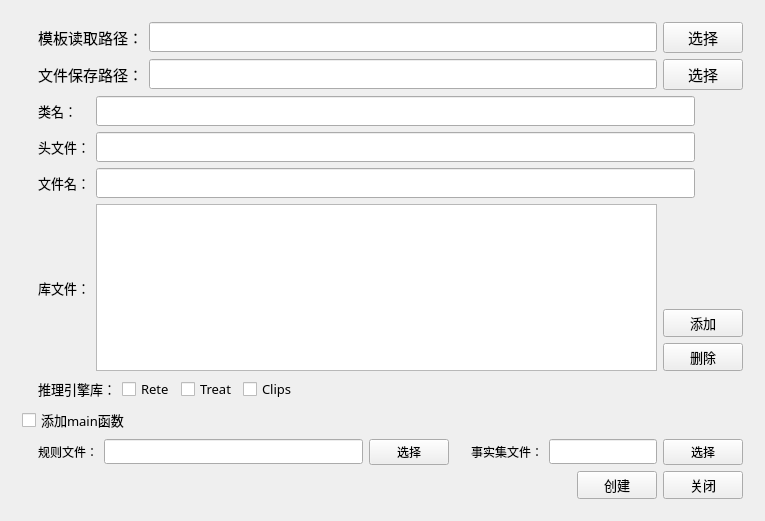
<?xml version="1.0" encoding="UTF-8"?>
<ui version="4.0">
 <class>MainWindow</class>
 <widget class="QMainWindow" name="MainWindow">
  <property name="geometry">
   <rect>
    <x>0</x>
    <y>0</y>
    <width>765</width>
    <height>521</height>
   </rect>
  </property>
  <property name="windowTitle">
   <string>MainWindow</string>
  </property>
  <property name="windowIcon">
   <iconset resource="source.qrc">
    <normaloff>:/image/icon.png</normaloff>:/image/icon.png</iconset>
  </property>
  <widget class="QWidget" name="centralWidget">
   <layout class="QGridLayout" name="gridLayout_2">
    <item row="0" column="0">
     <widget class="QStackedWidget" name="stackedWidget">
      <property name="styleSheet">
       <string notr="true"/>
      </property>
      <property name="currentIndex">
       <number>0</number>
      </property>
      <widget class="QWidget" name="page_3">
       <layout class="QGridLayout" name="gridLayout_3">
        <item row="0" column="0" colspan="2">
         <layout class="QHBoxLayout" name="horizontalLayout">
          <property name="leftMargin">
           <number>0</number>
          </property>
          <property name="topMargin">
           <number>0</number>
          </property>
          <property name="rightMargin">
           <number>0</number>
          </property>
          <property name="bottomMargin">
           <number>0</number>
          </property>
          <item>
           <widget class="QLabel" name="label_13">
            <property name="sizePolicy">
             <sizepolicy hsizetype="Minimum" vsizetype="Minimum">
              <horstretch>0</horstretch>
              <verstretch>0</verstretch>
             </sizepolicy>
            </property>
            <property name="minimumSize">
             <size>
              <width>10</width>
              <height>10</height>
             </size>
            </property>
            <property name="maximumSize">
             <size>
              <width>15</width>
              <height>15</height>
             </size>
            </property>
            <property name="font">
             <font>
              <family>微软雅黑</family>
              <pointsize>11</pointsize>
             </font>
            </property>
            <property name="text">
             <string notr="true"/>
            </property>
            <property name="pixmap">
             <pixmap resource="source.qrc">:/image/status.png</pixmap>
            </property>
            <property name="scaledContents">
             <bool>true</bool>
            </property>
           </widget>
          </item>
          <item>
           <widget class="QLabel" name="label_2">
            <property name="sizePolicy">
             <sizepolicy hsizetype="Preferred" vsizetype="Expanding">
              <horstretch>0</horstretch>
              <verstretch>0</verstretch>
             </sizepolicy>
            </property>
            <property name="font">
             <font>
              <family>微软雅黑</family>
              <pointsize>11</pointsize>
             </font>
            </property>
            <property name="text">
             <string>模板读取路径：</string>
            </property>
           </widget>
          </item>
          <item>
           <widget class="QLineEdit" name="modelPostion">
            <property name="sizePolicy">
             <sizepolicy hsizetype="Expanding" vsizetype="Fixed">
              <horstretch>0</horstretch>
              <verstretch>0</verstretch>
             </sizepolicy>
            </property>
            <property name="minimumSize">
             <size>
              <width>0</width>
              <height>30</height>
             </size>
            </property>
           </widget>
          </item>
          <item>
           <widget class="QPushButton" name="choose_p">
            <property name="sizePolicy">
             <sizepolicy hsizetype="Minimum" vsizetype="Fixed">
              <horstretch>0</horstretch>
              <verstretch>0</verstretch>
             </sizepolicy>
            </property>
            <property name="font">
             <font>
              <family>微软雅黑</family>
              <pointsize>11</pointsize>
             </font>
            </property>
            <property name="text">
             <string>选择</string>
            </property>
           </widget>
          </item>
         </layout>
        </item>
        <item row="1" column="0" colspan="2">
         <layout class="QHBoxLayout" name="horizontalLayout_11">
          <property name="leftMargin">
           <number>0</number>
          </property>
          <property name="topMargin">
           <number>0</number>
          </property>
          <property name="rightMargin">
           <number>0</number>
          </property>
          <property name="bottomMargin">
           <number>0</number>
          </property>
          <item>
           <widget class="QLabel" name="label_12">
            <property name="sizePolicy">
             <sizepolicy hsizetype="Minimum" vsizetype="Minimum">
              <horstretch>0</horstretch>
              <verstretch>0</verstretch>
             </sizepolicy>
            </property>
            <property name="minimumSize">
             <size>
              <width>10</width>
              <height>10</height>
             </size>
            </property>
            <property name="maximumSize">
             <size>
              <width>15</width>
              <height>15</height>
             </size>
            </property>
            <property name="font">
             <font>
              <family>微软雅黑</family>
              <pointsize>11</pointsize>
             </font>
            </property>
            <property name="text">
             <string notr="true"/>
            </property>
            <property name="pixmap">
             <pixmap resource="source.qrc">:/image/status.png</pixmap>
            </property>
            <property name="scaledContents">
             <bool>true</bool>
            </property>
           </widget>
          </item>
          <item>
           <widget class="QLabel" name="label_11">
            <property name="sizePolicy">
             <sizepolicy hsizetype="Preferred" vsizetype="Expanding">
              <horstretch>0</horstretch>
              <verstretch>0</verstretch>
             </sizepolicy>
            </property>
            <property name="font">
             <font>
              <family>微软雅黑</family>
              <pointsize>11</pointsize>
             </font>
            </property>
            <property name="text">
             <string>文件保存路径：</string>
            </property>
           </widget>
          </item>
          <item>
           <widget class="QLineEdit" name="savePostion">
            <property name="sizePolicy">
             <sizepolicy hsizetype="Expanding" vsizetype="Fixed">
              <horstretch>0</horstretch>
              <verstretch>0</verstretch>
             </sizepolicy>
            </property>
            <property name="minimumSize">
             <size>
              <width>0</width>
              <height>30</height>
             </size>
            </property>
           </widget>
          </item>
          <item>
           <widget class="QPushButton" name="choose_m">
            <property name="sizePolicy">
             <sizepolicy hsizetype="Minimum" vsizetype="Fixed">
              <horstretch>0</horstretch>
              <verstretch>0</verstretch>
             </sizepolicy>
            </property>
            <property name="font">
             <font>
              <family>微软雅黑</family>
              <pointsize>11</pointsize>
             </font>
            </property>
            <property name="text">
             <string>选择</string>
            </property>
           </widget>
          </item>
         </layout>
        </item>
        <item row="2" column="0" colspan="2">
         <layout class="QHBoxLayout" name="horizontalLayout_6">
          <property name="rightMargin">
           <number>48</number>
          </property>
          <item>
           <layout class="QGridLayout" name="gridLayout">
            <item row="0" column="2">
             <widget class="QLineEdit" name="classname">
              <property name="sizePolicy">
               <sizepolicy hsizetype="Expanding" vsizetype="Fixed">
                <horstretch>0</horstretch>
                <verstretch>0</verstretch>
               </sizepolicy>
              </property>
              <property name="minimumSize">
               <size>
                <width>0</width>
                <height>30</height>
               </size>
              </property>
             </widget>
            </item>
            <item row="2" column="2">
             <widget class="QLineEdit" name="name_h">
              <property name="sizePolicy">
               <sizepolicy hsizetype="Expanding" vsizetype="Fixed">
                <horstretch>0</horstretch>
                <verstretch>0</verstretch>
               </sizepolicy>
              </property>
              <property name="minimumSize">
               <size>
                <width>0</width>
                <height>30</height>
               </size>
              </property>
             </widget>
            </item>
            <item row="3" column="1">
             <widget class="QLabel" name="label_4">
              <property name="font">
               <font>
                <family>微软雅黑</family>
                <pointsize>10</pointsize>
               </font>
              </property>
              <property name="text">
               <string>文件名：</string>
              </property>
             </widget>
            </item>
            <item row="2" column="1">
             <widget class="QLabel" name="label_3">
              <property name="font">
               <font>
                <family>微软雅黑</family>
                <pointsize>10</pointsize>
               </font>
              </property>
              <property name="text">
               <string>头文件：</string>
              </property>
             </widget>
            </item>
            <item row="3" column="2">
             <widget class="QLineEdit" name="name_cpp">
              <property name="sizePolicy">
               <sizepolicy hsizetype="Expanding" vsizetype="Fixed">
                <horstretch>0</horstretch>
                <verstretch>0</verstretch>
               </sizepolicy>
              </property>
              <property name="minimumSize">
               <size>
                <width>0</width>
                <height>30</height>
               </size>
              </property>
             </widget>
            </item>
            <item row="0" column="1">
             <widget class="QLabel" name="label">
              <property name="font">
               <font>
                <family>微软雅黑</family>
                <pointsize>10</pointsize>
               </font>
              </property>
              <property name="text">
               <string>类名：</string>
              </property>
             </widget>
            </item>
            <item row="0" column="0">
             <widget class="QLabel" name="label_14">
              <property name="sizePolicy">
               <sizepolicy hsizetype="Minimum" vsizetype="Minimum">
                <horstretch>0</horstretch>
                <verstretch>0</verstretch>
               </sizepolicy>
              </property>
              <property name="minimumSize">
               <size>
                <width>10</width>
                <height>10</height>
               </size>
              </property>
              <property name="maximumSize">
               <size>
                <width>15</width>
                <height>15</height>
               </size>
              </property>
              <property name="font">
               <font>
                <family>微软雅黑</family>
                <pointsize>11</pointsize>
               </font>
              </property>
              <property name="text">
               <string notr="true"/>
              </property>
              <property name="pixmap">
               <pixmap resource="source.qrc">:/image/status.png</pixmap>
              </property>
              <property name="scaledContents">
               <bool>true</bool>
              </property>
             </widget>
            </item>
            <item row="2" column="0">
             <widget class="QLabel" name="label_15">
              <property name="sizePolicy">
               <sizepolicy hsizetype="Minimum" vsizetype="Minimum">
                <horstretch>0</horstretch>
                <verstretch>0</verstretch>
               </sizepolicy>
              </property>
              <property name="minimumSize">
               <size>
                <width>10</width>
                <height>10</height>
               </size>
              </property>
              <property name="maximumSize">
               <size>
                <width>15</width>
                <height>15</height>
               </size>
              </property>
              <property name="font">
               <font>
                <family>微软雅黑</family>
                <pointsize>11</pointsize>
               </font>
              </property>
              <property name="text">
               <string notr="true"/>
              </property>
              <property name="pixmap">
               <pixmap resource="source.qrc">:/image/status.png</pixmap>
              </property>
              <property name="scaledContents">
               <bool>true</bool>
              </property>
             </widget>
            </item>
            <item row="3" column="0">
             <widget class="QLabel" name="label_18">
              <property name="sizePolicy">
               <sizepolicy hsizetype="Minimum" vsizetype="Minimum">
                <horstretch>0</horstretch>
                <verstretch>0</verstretch>
               </sizepolicy>
              </property>
              <property name="minimumSize">
               <size>
                <width>10</width>
                <height>10</height>
               </size>
              </property>
              <property name="maximumSize">
               <size>
                <width>15</width>
                <height>15</height>
               </size>
              </property>
              <property name="font">
               <font>
                <family>微软雅黑</family>
                <pointsize>11</pointsize>
               </font>
              </property>
              <property name="text">
               <string notr="true"/>
              </property>
              <property name="pixmap">
               <pixmap resource="source.qrc">:/image/status.png</pixmap>
              </property>
              <property name="scaledContents">
               <bool>true</bool>
              </property>
             </widget>
            </item>
           </layout>
          </item>
         </layout>
        </item>
        <item row="4" column="0">
         <layout class="QHBoxLayout" name="horizontalLayout_13" stretch="0,0,0,0,0">
          <property name="leftMargin">
           <number>0</number>
          </property>
          <property name="topMargin">
           <number>0</number>
          </property>
          <property name="rightMargin">
           <number>0</number>
          </property>
          <property name="bottomMargin">
           <number>0</number>
          </property>
          <item>
           <widget class="QLabel" name="label_20">
            <property name="sizePolicy">
             <sizepolicy hsizetype="Minimum" vsizetype="Minimum">
              <horstretch>0</horstretch>
              <verstretch>0</verstretch>
             </sizepolicy>
            </property>
            <property name="minimumSize">
             <size>
              <width>10</width>
              <height>10</height>
             </size>
            </property>
            <property name="maximumSize">
             <size>
              <width>15</width>
              <height>15</height>
             </size>
            </property>
            <property name="font">
             <font>
              <family>微软雅黑</family>
              <pointsize>11</pointsize>
             </font>
            </property>
            <property name="text">
             <string notr="true"/>
            </property>
            <property name="pixmap">
             <pixmap resource="source.qrc">:/image/status.png</pixmap>
            </property>
            <property name="scaledContents">
             <bool>true</bool>
            </property>
           </widget>
          </item>
          <item>
           <widget class="QLabel" name="label_16">
            <property name="sizePolicy">
             <sizepolicy hsizetype="Preferred" vsizetype="Fixed">
              <horstretch>0</horstretch>
              <verstretch>0</verstretch>
             </sizepolicy>
            </property>
            <property name="font">
             <font>
              <family>微软雅黑</family>
              <pointsize>10</pointsize>
             </font>
            </property>
            <property name="text">
             <string>推理引擎库：</string>
            </property>
           </widget>
          </item>
          <item>
           <widget class="QCheckBox" name="checkBox_1">
            <property name="font">
             <font>
              <family>微软雅黑</family>
              <pointsize>10</pointsize>
             </font>
            </property>
            <property name="text">
             <string>Rete</string>
            </property>
           </widget>
          </item>
          <item>
           <widget class="QCheckBox" name="checkBox_2">
            <property name="font">
             <font>
              <family>微软雅黑</family>
              <pointsize>10</pointsize>
             </font>
            </property>
            <property name="text">
             <string>Treat</string>
            </property>
           </widget>
          </item>
          <item>
           <widget class="QCheckBox" name="checkBox_3">
            <property name="font">
             <font>
              <family>微软雅黑</family>
              <pointsize>10</pointsize>
             </font>
            </property>
            <property name="text">
             <string>Clips</string>
            </property>
           </widget>
          </item>
         </layout>
        </item>
        <item row="3" column="0" colspan="2">
         <layout class="QHBoxLayout" name="horizontalLayout_2">
          <item>
           <widget class="QLabel" name="label_19">
            <property name="sizePolicy">
             <sizepolicy hsizetype="Minimum" vsizetype="Minimum">
              <horstretch>0</horstretch>
              <verstretch>0</verstretch>
             </sizepolicy>
            </property>
            <property name="minimumSize">
             <size>
              <width>10</width>
              <height>10</height>
             </size>
            </property>
            <property name="maximumSize">
             <size>
              <width>15</width>
              <height>15</height>
             </size>
            </property>
            <property name="font">
             <font>
              <family>微软雅黑</family>
              <pointsize>11</pointsize>
             </font>
            </property>
            <property name="text">
             <string notr="true"/>
            </property>
            <property name="pixmap">
             <pixmap resource="source.qrc">:/image/status.png</pixmap>
            </property>
            <property name="scaledContents">
             <bool>true</bool>
            </property>
           </widget>
          </item>
          <item>
           <widget class="QLabel" name="label_5">
            <property name="font">
             <font>
              <family>微软雅黑</family>
              <pointsize>10</pointsize>
             </font>
            </property>
            <property name="text">
             <string>库文件：</string>
            </property>
           </widget>
          </item>
          <item>
           <widget class="QListWidget" name="listWidget">
            <property name="minimumSize">
             <size>
              <width>50</width>
              <height>50</height>
             </size>
            </property>
           </widget>
          </item>
          <item>
           <layout class="QVBoxLayout" name="verticalLayout">
            <item>
             <spacer name="verticalSpacer_4">
              <property name="orientation">
               <enum>Qt::Vertical</enum>
              </property>
              <property name="sizeHint" stdset="0">
               <size>
                <width>20</width>
                <height>40</height>
               </size>
              </property>
             </spacer>
            </item>
            <item>
             <widget class="QPushButton" name="add_lib">
              <property name="font">
               <font>
                <family>微软雅黑</family>
                <pointsize>10</pointsize>
               </font>
              </property>
              <property name="text">
               <string>添加</string>
              </property>
             </widget>
            </item>
            <item>
             <widget class="QPushButton" name="del_lib">
              <property name="font">
               <font>
                <family>微软雅黑</family>
                <pointsize>10</pointsize>
               </font>
              </property>
              <property name="text">
               <string>删除</string>
              </property>
             </widget>
            </item>
           </layout>
          </item>
         </layout>
        </item>
        <item row="5" column="0">
         <widget class="QCheckBox" name="checkBox">
          <property name="font">
           <font>
            <family>微软雅黑</family>
            <pointsize>10</pointsize>
           </font>
          </property>
          <property name="text">
           <string>添加main函数</string>
          </property>
         </widget>
        </item>
        <item row="5" column="1">
         <spacer name="verticalSpacer_3">
          <property name="orientation">
           <enum>Qt::Vertical</enum>
          </property>
          <property name="sizeHint" stdset="0">
           <size>
            <width>20</width>
            <height>40</height>
           </size>
          </property>
         </spacer>
        </item>
        <item row="7" column="1">
         <layout class="QHBoxLayout" name="horizontalLayout_4">
          <item>
           <spacer name="horizontalSpacer_3">
            <property name="orientation">
             <enum>Qt::Horizontal</enum>
            </property>
            <property name="sizeHint" stdset="0">
             <size>
              <width>40</width>
              <height>20</height>
             </size>
            </property>
           </spacer>
          </item>
          <item>
           <layout class="QHBoxLayout" name="horizontalLayout_3">
            <item>
             <widget class="QPushButton" name="createfile">
              <property name="font">
               <font>
                <family>微软雅黑</family>
                <pointsize>10</pointsize>
               </font>
              </property>
              <property name="text">
               <string>创建</string>
              </property>
             </widget>
            </item>
            <item>
             <widget class="QPushButton" name="close">
              <property name="font">
               <font>
                <family>微软雅黑</family>
                <pointsize>10</pointsize>
               </font>
              </property>
              <property name="text">
               <string>关闭</string>
              </property>
             </widget>
            </item>
           </layout>
          </item>
         </layout>
        </item>
        <item row="6" column="0" colspan="2">
         <layout class="QHBoxLayout" name="horizontalLayout_10">
          <item>
           <layout class="QHBoxLayout" name="horizontalLayout_9">
            <item>
             <widget class="QLabel" name="label_22">
              <property name="sizePolicy">
               <sizepolicy hsizetype="Minimum" vsizetype="Minimum">
                <horstretch>0</horstretch>
                <verstretch>0</verstretch>
               </sizepolicy>
              </property>
              <property name="minimumSize">
               <size>
                <width>10</width>
                <height>10</height>
               </size>
              </property>
              <property name="maximumSize">
               <size>
                <width>15</width>
                <height>15</height>
               </size>
              </property>
              <property name="font">
               <font>
                <family>微软雅黑</family>
                <pointsize>11</pointsize>
               </font>
              </property>
              <property name="text">
               <string notr="true"/>
              </property>
              <property name="pixmap">
               <pixmap resource="source.qrc">:/image/status.png</pixmap>
              </property>
              <property name="scaledContents">
               <bool>true</bool>
              </property>
             </widget>
            </item>
            <item>
             <widget class="QLabel" name="label_10">
              <property name="font">
               <font>
                <family>Microsoft YaHei</family>
               </font>
              </property>
              <property name="text">
               <string>规则文件：</string>
              </property>
             </widget>
            </item>
           </layout>
          </item>
          <item>
           <widget class="QLineEdit" name="Rule_path">
            <property name="minimumSize">
             <size>
              <width>0</width>
              <height>25</height>
             </size>
            </property>
           </widget>
          </item>
          <item>
           <widget class="QPushButton" name="addrule">
            <property name="font">
             <font>
              <family>Microsoft YaHei</family>
             </font>
            </property>
            <property name="text">
             <string>选择</string>
            </property>
           </widget>
          </item>
          <item>
           <layout class="QHBoxLayout" name="horizontalLayout_5">
            <item>
             <layout class="QHBoxLayout" name="horizontalLayout_7">
              <item>
               <widget class="QLabel" name="label_17">
                <property name="sizePolicy">
                 <sizepolicy hsizetype="Minimum" vsizetype="Minimum">
                  <horstretch>0</horstretch>
                  <verstretch>0</verstretch>
                 </sizepolicy>
                </property>
                <property name="minimumSize">
                 <size>
                  <width>10</width>
                  <height>10</height>
                 </size>
                </property>
                <property name="maximumSize">
                 <size>
                  <width>15</width>
                  <height>15</height>
                 </size>
                </property>
                <property name="font">
                 <font>
                  <family>微软雅黑</family>
                  <pointsize>11</pointsize>
                 </font>
                </property>
                <property name="text">
                 <string notr="true"/>
                </property>
                <property name="pixmap">
                 <pixmap resource="source.qrc">:/image/status.png</pixmap>
                </property>
                <property name="scaledContents">
                 <bool>true</bool>
                </property>
               </widget>
              </item>
              <item>
               <widget class="QLabel" name="label_7">
                <property name="font">
                 <font>
                  <family>Microsoft YaHei UI</family>
                 </font>
                </property>
                <property name="text">
                 <string>事实集文件：</string>
                </property>
               </widget>
              </item>
             </layout>
            </item>
            <item>
             <widget class="QLineEdit" name="WME_path">
              <property name="minimumSize">
               <size>
                <width>0</width>
                <height>25</height>
               </size>
              </property>
             </widget>
            </item>
            <item>
             <widget class="QPushButton" name="addwme">
              <property name="font">
               <font>
                <family>Microsoft YaHei UI</family>
               </font>
              </property>
              <property name="text">
               <string>选择</string>
              </property>
             </widget>
            </item>
           </layout>
          </item>
         </layout>
        </item>
       </layout>
      </widget>
     </widget>
    </item>
   </layout>
  </widget>
 </widget>
 <layoutdefault spacing="6" margin="11"/>
 <resources>
  <include location="source.qrc"/>
 </resources>
 <connections>
  <connection>
   <sender>checkBox_1</sender>
   <signal>clicked(bool)</signal>
   <receiver>checkBox_2</receiver>
   <slot>setDisabled(bool)</slot>
   <hints>
    <hint type="sourcelabel">
     <x>195</x>
     <y>374</y>
    </hint>
    <hint type="destinationlabel">
     <x>233</x>
     <y>374</y>
    </hint>
   </hints>
  </connection>
  <connection>
   <sender>checkBox_1</sender>
   <signal>clicked(bool)</signal>
   <receiver>checkBox_3</receiver>
   <slot>setDisabled(bool)</slot>
   <hints>
    <hint type="sourcelabel">
     <x>209</x>
     <y>365</y>
    </hint>
    <hint type="destinationlabel">
     <x>345</x>
     <y>370</y>
    </hint>
   </hints>
  </connection>
  <connection>
   <sender>checkBox_2</sender>
   <signal>clicked(bool)</signal>
   <receiver>checkBox_1</receiver>
   <slot>setDisabled(bool)</slot>
   <hints>
    <hint type="sourcelabel">
     <x>234</x>
     <y>356</y>
    </hint>
    <hint type="destinationlabel">
     <x>153</x>
     <y>360</y>
    </hint>
   </hints>
  </connection>
  <connection>
   <sender>checkBox_2</sender>
   <signal>clicked(bool)</signal>
   <receiver>checkBox_3</receiver>
   <slot>setDisabled(bool)</slot>
   <hints>
    <hint type="sourcelabel">
     <x>253</x>
     <y>367</y>
    </hint>
    <hint type="destinationlabel">
     <x>328</x>
     <y>367</y>
    </hint>
   </hints>
  </connection>
  <connection>
   <sender>checkBox_3</sender>
   <signal>clicked(bool)</signal>
   <receiver>checkBox_2</receiver>
   <slot>setDisabled(bool)</slot>
   <hints>
    <hint type="sourcelabel">
     <x>328</x>
     <y>367</y>
    </hint>
    <hint type="destinationlabel">
     <x>253</x>
     <y>367</y>
    </hint>
   </hints>
  </connection>
  <connection>
   <sender>checkBox_3</sender>
   <signal>clicked(bool)</signal>
   <receiver>checkBox_1</receiver>
   <slot>setDisabled(bool)</slot>
   <hints>
    <hint type="sourcelabel">
     <x>328</x>
     <y>367</y>
    </hint>
    <hint type="destinationlabel">
     <x>180</x>
     <y>367</y>
    </hint>
   </hints>
  </connection>
 </connections>
</ui>
